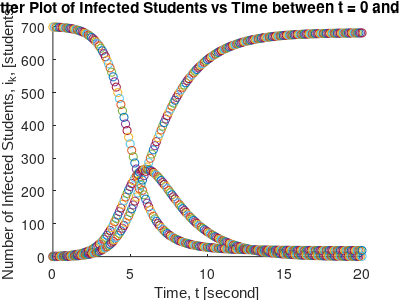

Reproduce this figure in MATLAB.
%{
Filename: hw3_405582562_p3.m

Description: 

Name:Mauricio Deguchi
UID: 405-582-562
%}

%% Forefront stuff
clc; clear all; close all;

%% Establishing constants
B = 0.0026;         % beta is given
Y = 0.5;            % gamma is give
deltaT = 0.1;       % this is our time increment

%% Establishing initial conditions
i_k_1 = 1;          % _1 notation is used for later when we want to know 3 consecutive values of the infected population
s_k = 700;          % establishes initial susceptible population
r_k = 0;            % no one has recovered when we first begin

%% Establishing variables for the loop functions
% any value is assigned here, we simply want to establish the variable and
% reassign their value later in the for loop to their true values
s_k_1 = 0;

i_k_2 = 0; 
% for i_k we have three values which will help us determine 
...where the maximum lies later on in the problem 
i_k =0;

r_k_1 = 0;


%% Establishing functions
for t = 0:0.1:20 % establishes our initial and final time along w the time step

% euler's equation for the susceptible population
    s_k_1 = s_k - deltaT * B * s_k * i_k_1;     

% euler's equation for the infected population
    i_k_2 = i_k_1 + deltaT *(B * s_k * i_k_1 - Y * i_k_1);

% euler's equation for the recovered population
    r_k_1 = r_k + deltaT * Y * i_k_1;

% stores the new susceptibles as old susceptibles for next cycle
    s_k = s_k_1;

    if (i_k < i_k_1) && (i_k_1 > i_k_2) % checks to see if we hit a max by comparing the previous two values and the current value.
        fprintf('The maximum number of infected students is %d at t = %.1d\n', floor(i_k_1), t);
    end
% stores the previous infected as 2x previous infected for next cycle
i_k = i_k_1;

% stores current infected as previous infected for next cycle
i_k_1 = i_k_2;

% stores current recovered as previous recover for next cycle
r_k = r_k_1;

% plots all the points as t grows on the same graph

hold on
% creates a scatter plot of our infected people as a function of time
h1 = figure(1);
scatter(t,i_k, 'red');
scatter(t,r_k, 'green'); %these two lines were completely extra but I thought
scatter(t,s_k, 'blue');  %it was intersting to see all three plots together
hold off
end 

%% Label Scatter plot & setting appropriate figure name


FONTNAME = 'Arial';
FONTSIZE = 11;
pWidth = 4;
pHeight = 3;
xlabel('Time, t [second]', 'Fontname', FONTNAME, 'Fontsize', FONTSIZE );
ylabel('Number of Infected Students, i_k, [students]', 'Fontname', FONTNAME, 'Fontsize', FONTSIZE);
title('Scatter Plot of Infected Students vs Time between t = 0 and t = 20');


set(gcf, 'PaperUnits', 'inches', 'PaperPosition', [ 0 0 pWidth pHeight],... 
    'PaperSize', [pWidth pHeight]);
saveas(h1, 'Fig_hw3_p3.png');
